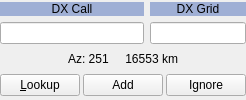
              <widget class="QWidget" name="DX_controls_widget" native="true">
               <property name="sizePolicy">
                <sizepolicy hsizetype="Preferred" vsizetype="Fixed">
                 <horstretch>0</horstretch>
                 <verstretch>0</verstretch>
                </sizepolicy>
               </property>
               <property name="minimumSize">
                <size>
                 <width>114</width>
                 <height>0</height>
                </size>
               </property>
               <layout class="QVBoxLayout" name="verticalLayout_110">
                <property name="leftMargin">
                 <number>0</number>
                </property>
                <property name="topMargin">
                 <number>0</number>
                </property>
                <property name="rightMargin">
                 <number>0</number>
                </property>
                <property name="bottomMargin">
                 <number>1</number>
                </property>
                <item>
                 <layout class="QGridLayout" name="gridLayout_14" columnstretch="3,2">
                  <item row="0" column="0">
                   <widget class="QPushButton" name="DX_Call_Button">
                    <property name="sizePolicy">
                     <sizepolicy hsizetype="Preferred" vsizetype="Preferred">
                      <horstretch>0</horstretch>
                      <verstretch>0</verstretch>
                     </sizepolicy>
                    </property>
                    <property name="minimumSize">
                     <size>
                      <width>0</width>
                      <height>0</height>
                     </size>
                    </property>
                    <property name="focusPolicy">
                     <enum>Qt::StrongFocus</enum>
                    </property>
                    <property name="toolTip">
                     <string>&lt;html&gt;&lt;head/&gt;&lt;body&gt;&lt;p&gt;Toggle Wait &amp;amp; Call On/Off. Right-click to clear the DX Call box.&lt;/p&gt;&lt;/body&gt;&lt;/html&gt;</string>
                    </property>
                    <property name="styleSheet">
                     <string notr="true">QPushButton {
	background-color: #9fafd5;
    border: none;
}</string>
                    </property>
                    <property name="text">
                     <string>DX Call</string>
                    </property>
                    <property name="checkable">
                     <bool>true</bool>
                    </property>
                   </widget>
                  </item>
                  <item row="1" column="1">
                   <widget class="QLineEdit" name="dxGridEntry">
                    <property name="toolTip">
                     <string>Locator of station to be worked</string>
                    </property>
                    <property name="text">
                     <string/>
                    </property>
                    <property name="alignment">
                     <set>Qt::AlignCenter</set>
                    </property>
                   </widget>
                  </item>
                  <item row="1" column="0">
                   <widget class="QLineEdit" name="dxCallEntry">
                    <property name="toolTip">
                     <string>Callsign of station to be worked</string>
                    </property>
                    <property name="text">
                     <string/>
                    </property>
                    <property name="alignment">
                     <set>Qt::AlignCenter</set>
                    </property>
                   </widget>
                  </item>
                  <item row="0" column="1">
                   <widget class="QLabel" name="label_4">
                    <property name="sizePolicy">
                     <sizepolicy hsizetype="Preferred" vsizetype="Fixed">
                      <horstretch>0</horstretch>
                      <verstretch>0</verstretch>
                     </sizepolicy>
                    </property>
                    <property name="palette">
                     <palette>
                      <active>
                       <colorrole role="Base">
                        <brush brushstyle="SolidPattern">
                         <color alpha="255">
                          <red>252</red>
                          <green>252</green>
                          <blue>252</blue>
                         </color>
                        </brush>
                       </colorrole>
                       <colorrole role="Window">
                        <brush brushstyle="SolidPattern">
                         <color alpha="255">
                          <red>159</red>
                          <green>175</green>
                          <blue>213</blue>
                         </color>
                        </brush>
                       </colorrole>
                      </active>
                      <inactive>
                       <colorrole role="Base">
                        <brush brushstyle="SolidPattern">
                         <color alpha="255">
                          <red>252</red>
                          <green>252</green>
                          <blue>252</blue>
                         </color>
                        </brush>
                       </colorrole>
                       <colorrole role="Window">
                        <brush brushstyle="SolidPattern">
                         <color alpha="255">
                          <red>159</red>
                          <green>175</green>
                          <blue>213</blue>
                         </color>
                        </brush>
                       </colorrole>
                      </inactive>
                      <disabled>
                       <colorrole role="Base">
                        <brush brushstyle="SolidPattern">
                         <color alpha="255">
                          <red>159</red>
                          <green>175</green>
                          <blue>213</blue>
                         </color>
                        </brush>
                       </colorrole>
                       <colorrole role="Window">
                        <brush brushstyle="SolidPattern">
                         <color alpha="255">
                          <red>159</red>
                          <green>175</green>
                          <blue>213</blue>
                         </color>
                        </brush>
                       </colorrole>
                      </disabled>
                     </palette>
                    </property>
                    <property name="autoFillBackground">
                     <bool>true</bool>
                    </property>
                    <property name="text">
                     <string>DX Grid</string>
                    </property>
                    <property name="alignment">
                     <set>Qt::AlignCenter</set>
                    </property>
                    <property name="margin">
                     <number>5</number>
                    </property>
                    <property name="indent">
                     <number>2</number>
                    </property>
                    <property name="buddy">
                     <cstring>dxGridEntry</cstring>
                    </property>
                   </widget>
                  </item>
                 </layout>
                </item>
                <item>
                 <widget class="QLabel" name="labAz">
                  <property name="sizePolicy">
                   <sizepolicy hsizetype="Preferred" vsizetype="Fixed">
                    <horstretch>0</horstretch>
                    <verstretch>0</verstretch>
                   </sizepolicy>
                  </property>
                  <property name="autoFillBackground">
                   <bool>true</bool>
                  </property>
                  <property name="text">
                   <string>Az: 251     16553 km</string>
                  </property>
                  <property name="alignment">
                   <set>Qt::AlignCenter</set>
                  </property>
                  <property name="indent">
                   <number>4</number>
                  </property>
                 </widget>
                </item>
                <item>
                 <layout class="QHBoxLayout" name="lookup_control_layout">
                  <property name="spacing">
                   <number>3</number>
                  </property>
                  <item>
                   <widget class="QPushButton" name="lookupButton">
                    <property name="minimumSize">
                     <size>
                      <width>0</width>
                      <height>0</height>
                     </size>
                    </property>
                    <property name="focusPolicy">
                     <enum>Qt::StrongFocus</enum>
                    </property>
                    <property name="toolTip">
                     <string>&lt;html&gt;&lt;head/&gt;&lt;body&gt;&lt;p&gt;Search for callsign in database. &lt;br&gt;Right-click searches for callsign on QRZ.com.&lt;/p&gt;&lt;/body&gt;&lt;/html&gt;</string>
                    </property>
                    <property name="text">
                     <string>&amp;Lookup</string>
                    </property>
                   </widget>
                  </item>
                  <item>
                   <widget class="QPushButton" name="addButton">
                    <property name="minimumSize">
                     <size>
                      <width>0</width>
                      <height>0</height>
                     </size>
                    </property>
                    <property name="focusPolicy">
                     <enum>Qt::StrongFocus</enum>
                    </property>
                    <property name="toolTip">
                     <string>&lt;html&gt;&lt;head/&gt;&lt;body&gt;&lt;p&gt;Add callsign and locator to database. &lt;br&gt;Right-click searches for callsign on hamqth.com.&lt;/p&gt;&lt;/body&gt;&lt;/html&gt;</string>
                    </property>
                    <property name="text">
                     <string>Add</string>
                    </property>
                   </widget>
                  </item>
                  <item>
                   <widget class="QPushButton" name="ignoreButton">
                    <property name="minimumSize">
                     <size>
                      <width>0</width>
                      <height>0</height>
                     </size>
                    </property>
                    <property name="focusPolicy">
                     <enum>Qt::StrongFocus</enum>
                    </property>
                    <property name="toolTip">
                     <string>&lt;html&gt;&lt;head/&gt;&lt;body&gt;&lt;p&gt;Put callsign on the Ignore List.&lt;br&gt;Right-click searches for callsign on qrzcq.com.&lt;/p&gt;&lt;/body&gt;&lt;/html&gt;</string>
                    </property>
                    <property name="text">
                     <string>Ignore</string>
                    </property>
                   </widget>
                  </item>
                 </layout>
                </item>
               </layout>
              </widget>
